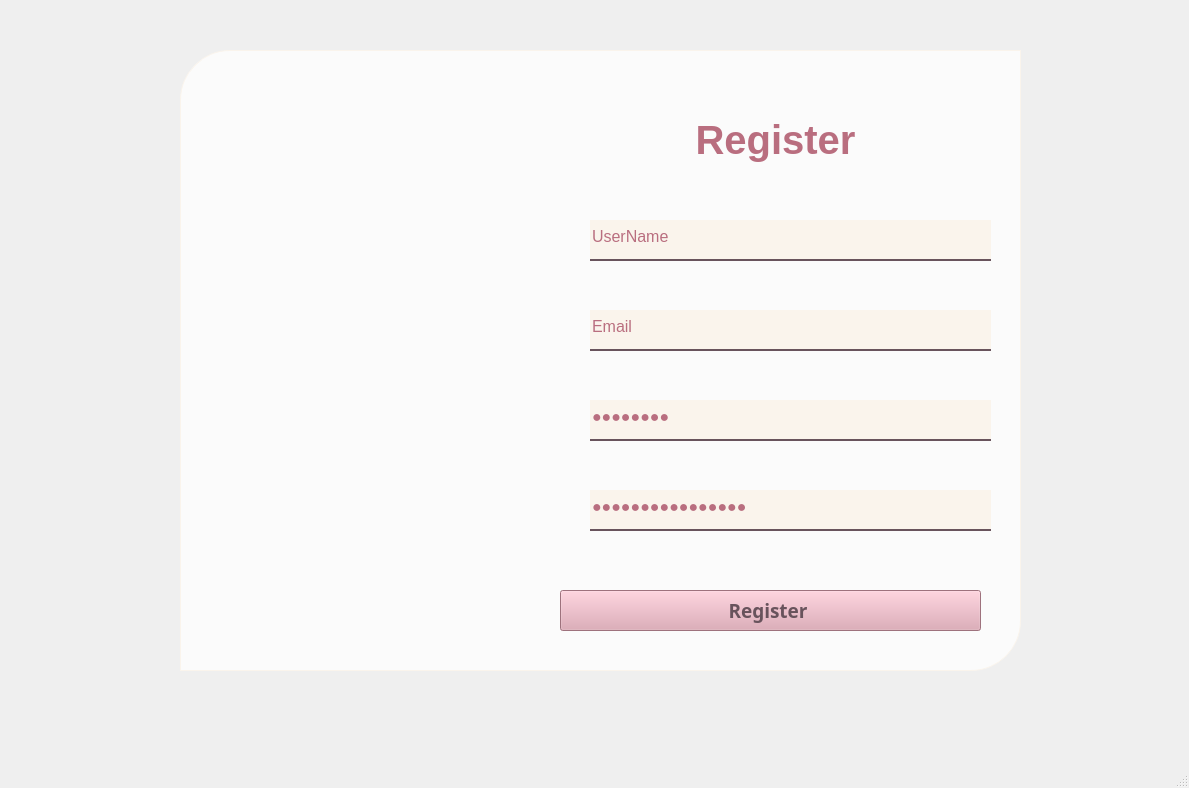
<?xml version="1.0" encoding="UTF-8"?>
<ui version="4.0">
 <class>MainWindow</class>
 <widget class="QMainWindow" name="MainWindow">
  <property name="geometry">
   <rect>
    <x>0</x>
    <y>0</y>
    <width>1189</width>
    <height>788</height>
   </rect>
  </property>
  <property name="windowTitle">
   <string>MainWindow</string>
  </property>
  <widget class="QWidget" name="centralwidget">
   <widget class="QLabel" name="label">
    <property name="geometry">
     <rect>
      <x>0</x>
      <y>-10</y>
      <width>1191</width>
      <height>751</height>
     </rect>
    </property>
    <property name="autoFillBackground">
     <bool>false</bool>
    </property>
    <property name="styleSheet">
     <string notr="true">border-image: url(:/Background/Background.jpg);</string>
    </property>
    <property name="text">
     <string/>
    </property>
    <property name="pixmap">
     <pixmap>images/Background.jpg</pixmap>
    </property>
    <property name="scaledContents">
     <bool>true</bool>
    </property>
   </widget>
   <widget class="QLabel" name="label_2">
    <property name="geometry">
     <rect>
      <x>180</x>
      <y>50</y>
      <width>351</width>
      <height>621</height>
     </rect>
    </property>
    <property name="autoFillBackground">
     <bool>false</bool>
    </property>
    <property name="styleSheet">
     <string notr="true"> border-top-left-radius: 50px;     
    border-top-right-radius: 0px;    
    border-bottom-left-radius: 0px;    
    border-bottom-right-radius: 0px;  

  </string>
    </property>
    <property name="text">
     <string/>
    </property>
    <property name="textFormat">
     <enum>Qt::PlainText</enum>
    </property>
    <property name="pixmap">
     <pixmap resource="images/bg.qrc">:/Background/Logo.png</pixmap>
    </property>
    <property name="scaledContents">
     <bool>true</bool>
    </property>
    <property name="alignment">
     <set>Qt::AlignLeading|Qt::AlignLeft|Qt::AlignVCenter</set>
    </property>
    <property name="wordWrap">
     <bool>false</bool>
    </property>
   </widget>
   <widget class="QLabel" name="label_4">
    <property name="geometry">
     <rect>
      <x>180</x>
      <y>50</y>
      <width>841</width>
      <height>621</height>
     </rect>
    </property>
    <property name="styleSheet">
     <string notr="true">background-color: rgba(255, 255, 255, 192);
 
    padding: 10px;
 border: 1px solid #faf4ec; 
border-top-left-radius: 50px;
border-top-right-radius: 0px;      /* góc trên phải */
    border-bottom-left-radius: 0px;    /* góc dưới trái */
    border-bottom-right-radius: 50px;  /* góc dưới phải */</string>
    </property>
    <property name="text">
     <string/>
    </property>
   </widget>
   <widget class="QLabel" name="label_3">
    <property name="geometry">
     <rect>
      <x>670</x>
      <y>100</y>
      <width>211</width>
      <height>81</height>
     </rect>
    </property>
    <property name="font">
     <font>
      <pointsize>30</pointsize>
      <weight>75</weight>
      <bold>true</bold>
      <kerning>false</kerning>
     </font>
    </property>
    <property name="styleSheet">
     <string notr="true">color: rgb(185, 110, 127);</string>
    </property>
    <property name="text">
     <string>&lt;html&gt;&lt;head/&gt;&lt;body&gt;&lt;p align=&quot;center&quot;&gt;Register&lt;/p&gt;&lt;/body&gt;&lt;/html&gt;</string>
    </property>
   </widget>
   <widget class="QLineEdit" name="lineEditUserName">
    <property name="geometry">
     <rect>
      <x>590</x>
      <y>220</y>
      <width>401</width>
      <height>41</height>
     </rect>
    </property>
    <property name="font">
     <font>
      <pointsize>12</pointsize>
     </font>
    </property>
    <property name="styleSheet">
     <string notr="true">background-color: rgb(250, 244, 236);
    border: none;                                   /* Xóa viền mặc định */
    border-bottom:  2px solid rgba(104, 83, 92);
                         /* Màu chữ đen */
color: rgb(185, 110, 127);
    padding-bottom: 7px;                            /* Tạo khoảng cách giữa chữ và gạch */
</string>
    </property>
    <property name="text">
     <string>UserName</string>
    </property>
   </widget>
   <widget class="QLineEdit" name="lineEditPass">
    <property name="geometry">
     <rect>
      <x>590</x>
      <y>400</y>
      <width>401</width>
      <height>41</height>
     </rect>
    </property>
    <property name="font">
     <font>
      <pointsize>12</pointsize>
     </font>
    </property>
    <property name="styleSheet">
     <string notr="true">background-color: rgb(250, 244, 236);
    border: none;                                   /* Xóa viền mặc định */
    border-bottom:  2px solid rgba(104, 83, 92);
                         /* Màu chữ đen */
color: rgb(185, 110, 127);
    padding-bottom: 7px;                            /* Tạo khoảng cách giữa chữ và gạch */
</string>
    </property>
    <property name="text">
     <string>Password</string>
    </property>
    <property name="echoMode">
     <enum>QLineEdit::Password</enum>
    </property>
   </widget>
   <widget class="QPushButton" name="pushButtonRegister">
    <property name="geometry">
     <rect>
      <x>560</x>
      <y>590</y>
      <width>421</width>
      <height>41</height>
     </rect>
    </property>
    <property name="baseSize">
     <size>
      <width>0</width>
      <height>0</height>
     </size>
    </property>
    <property name="font">
     <font>
      <family>Segoe UI Semilight</family>
      <pointsize>14</pointsize>
      <weight>75</weight>
      <italic>false</italic>
      <bold>true</bold>
     </font>
    </property>
    <property name="styleSheet">
     <string notr="true">color: rgb(104, 83, 92);
background-color: rgb(221, 160, 175);</string>
    </property>
    <property name="text">
     <string>Register </string>
    </property>
    <property name="iconSize">
     <size>
      <width>40</width>
      <height>40</height>
     </size>
    </property>
   </widget>
   <widget class="QLineEdit" name="lineEditEmail">
    <property name="geometry">
     <rect>
      <x>590</x>
      <y>310</y>
      <width>401</width>
      <height>41</height>
     </rect>
    </property>
    <property name="font">
     <font>
      <pointsize>12</pointsize>
     </font>
    </property>
    <property name="styleSheet">
     <string notr="true">background-color: rgb(250, 244, 236);
    border: none;                                   /* Xóa viền mặc định */
    border-bottom:  2px solid rgba(104, 83, 92);
                         /* Màu chữ đen */
color: rgb(185, 110, 127);
    padding-bottom: 7px;                            /* Tạo khoảng cách giữa chữ và gạch */
</string>
    </property>
    <property name="text">
     <string>Email</string>
    </property>
   </widget>
   <widget class="QLineEdit" name="lineEditConfirmPass">
    <property name="geometry">
     <rect>
      <x>590</x>
      <y>490</y>
      <width>401</width>
      <height>41</height>
     </rect>
    </property>
    <property name="font">
     <font>
      <pointsize>12</pointsize>
     </font>
    </property>
    <property name="styleSheet">
     <string notr="true">background-color: rgb(250, 244, 236);
    border: none;                                   /* Xóa viền mặc định */
    border-bottom:  2px solid rgba(104, 83, 92);
                         /* Màu chữ đen */
color: rgb(185, 110, 127);
    padding-bottom: 7px;                            /* Tạo khoảng cách giữa chữ và gạch */
</string>
    </property>
    <property name="text">
     <string>Confirm Password</string>
    </property>
    <property name="echoMode">
     <enum>QLineEdit::Password</enum>
    </property>
   </widget>
   <widget class="QLabel" name="label_5">
    <property name="geometry">
     <rect>
      <x>550</x>
      <y>230</y>
      <width>31</width>
      <height>31</height>
     </rect>
    </property>
    <property name="text">
     <string/>
    </property>
    <property name="pixmap">
     <pixmap>images/ic_username.png</pixmap>
    </property>
    <property name="scaledContents">
     <bool>true</bool>
    </property>
   </widget>
   <widget class="QLabel" name="label_6">
    <property name="geometry">
     <rect>
      <x>550</x>
      <y>320</y>
      <width>31</width>
      <height>31</height>
     </rect>
    </property>
    <property name="text">
     <string/>
    </property>
    <property name="pixmap">
     <pixmap>images/ic_email.png</pixmap>
    </property>
    <property name="scaledContents">
     <bool>true</bool>
    </property>
   </widget>
   <widget class="QLabel" name="label_7">
    <property name="geometry">
     <rect>
      <x>550</x>
      <y>410</y>
      <width>31</width>
      <height>31</height>
     </rect>
    </property>
    <property name="text">
     <string/>
    </property>
    <property name="pixmap">
     <pixmap>images/ic_password.png</pixmap>
    </property>
    <property name="scaledContents">
     <bool>true</bool>
    </property>
   </widget>
   <widget class="QLabel" name="label_8">
    <property name="geometry">
     <rect>
      <x>550</x>
      <y>490</y>
      <width>31</width>
      <height>31</height>
     </rect>
    </property>
    <property name="text">
     <string/>
    </property>
    <property name="pixmap">
     <pixmap>images/ic_confirmpass.png</pixmap>
    </property>
    <property name="scaledContents">
     <bool>true</bool>
    </property>
   </widget>
   <zorder>label</zorder>
   <zorder>label_4</zorder>
   <zorder>label_2</zorder>
   <zorder>label_3</zorder>
   <zorder>lineEditUserName</zorder>
   <zorder>lineEditPass</zorder>
   <zorder>pushButtonRegister</zorder>
   <zorder>lineEditEmail</zorder>
   <zorder>lineEditConfirmPass</zorder>
   <zorder>label_5</zorder>
   <zorder>label_6</zorder>
   <zorder>label_7</zorder>
   <zorder>label_8</zorder>
  </widget>
  <widget class="QMenuBar" name="menubar">
   <property name="geometry">
    <rect>
     <x>0</x>
     <y>0</y>
     <width>1189</width>
     <height>26</height>
    </rect>
   </property>
  </widget>
  <widget class="QStatusBar" name="statusbar"/>
 </widget>
 <resources>
  <include location="images/bg.qrc"/>
 </resources>
 <connections/>
</ui>
